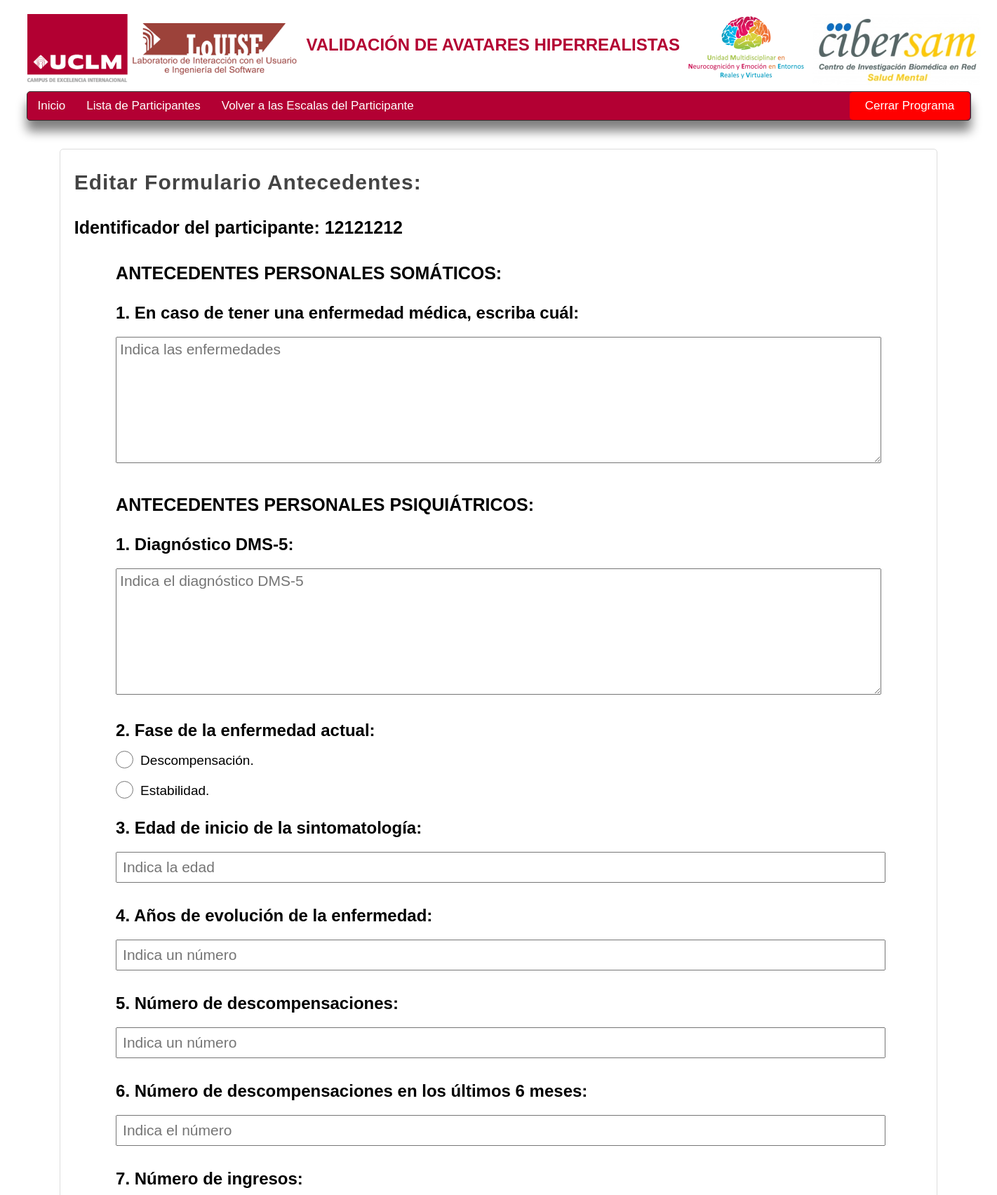
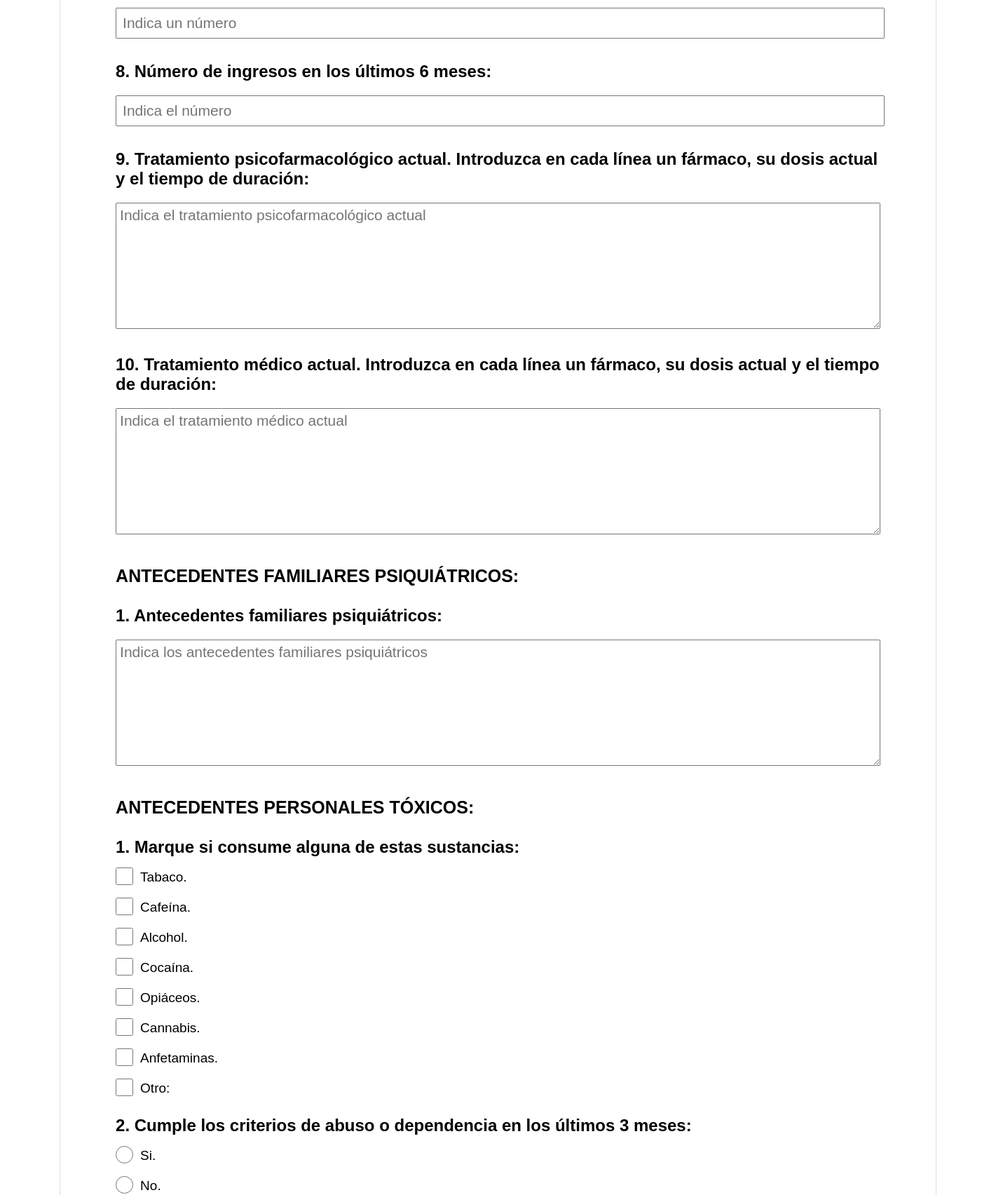
The page /formularioantecedentes/control/estable/3/12121212/28-06-2023 20:35:12/ (upper part) on the database its author committed (2 pictures, top to bottom).
### appcarasrealistas.py (models this page shows)
class Formularioantecedentes(db.Model):
    __bind_key__ = 'datosappcarasrealistas'
    idescala = db.Column(db.Integer, primary_key=True)
    idparticipante = db.Column(db.Text)
    nhcparticipante = db.Column(db.Text)
    tipoparticipante = db.Column(db.Text)
    estadoparticipante = db.Column(db.Text)
    estadoescala = db.Column(db.Text)
    fechacreacion = db.Column(db.Text)
    fechaultimamodificacion = db.Column(db.Text)
    antecedentespersonalessomaticos = db.Column(db.Text)
    diagnosticodms5 = db.Column(db.Text)
    faseenfermedadactual = db.Column(db.Text)
    edadiniciosintomatologia = db.Column(db.Text)
    anosevolucionenfermedad = db.Column(db.Text)
    numerodescompensaciones = db.Column(db.Text)
    numerodescompensaciones6meses = db.Column(db.Text)
    numeroingresos = db.Column(db.Text)
    numeroingresos6meses = db.Column(db.Text)
    tratamientopsicofarmacologico = db.Column(db.Text)
    tratamientopsicofarmacologico = db.Column(db.Text)
    tratamientomedicoactual = db.Column(db.Text)
    antecedentespersonalestoxicos1 = db.Column(db.Text)
    antecedentespersonalestoxicos8 = db.Column(db.Text)
    antecedentespersonalestoxicos2 = db.Column(db.Text)
    antecedentespersonalestoxicos3 = db.Column(db.Text)
    antecedentespersonalestoxicos4 = db.Column(db.Text)
    antecedentespersonalestoxicos5 = db.Column(db.Text)
    antecedentespersonalestoxicos6 = db.Column(db.Text)
    antecedentespersonalestoxicos7 = db.Column(db.Text)
    textoantecedentespersonalestoxicos = db.Column(db.Text)
    criteriosabuso = db.Column(db.Text)
    antecedentesfamiliarespsiquiatricos = db.Column(db.Text)

### appcarasrealistas.py (the view, shortened to what this page needs)
@appcarasrealistas.route("/formularioantecedentes/<string:tipoparticipante>/<string:estadoparticipante>/<int:idparticipante>/<string:nhcparticipante>/<string:fechacreacion>/", methods=["GET", "POST"])
def mostrarformularioantecedentes(tipoparticipante="", estadoparticipante="", idparticipante=None, nhcparticipante="", fechacreacion=""):
    if tipoparticipante == "control":
        if estadoparticipante =="estable":
            nombretablabd = Formularioantecedentes
        tipolayout = 'layoutescalascontrol.html'
    formulariosecundario = buscarfirstparticipante(nombretablabd, idparticipante, nhcparticipante, fechacreacion)
    if not formulariosecundario:
        formulariosecundario = crearparticipanteescala(nombretablabd, idparticipante, nhcparticipante, fechacreacion)
    return render_template("formularioantecedentes.html", tipolayout=tipolayout, tipoparticipante=tipoparticipante, idparticipante=idparticipante, nhcparticipante=nhcparticipante, formulariosecundario=formulariosecundario)

### appcarasrealistas.py (called while the page is built)
def buscarfirstparticipante(nombretablabd, idparticipante, nhcparticipante, fechacreacion):
    buscarfirst = nombretablabd.query.filter_by(fechacreacion = fechacreacion).filter_by(idparticipante = idparticipante).filter_by(nhcparticipante = nhcparticipante).first()
    return buscarfirst

### templates/formularioantecedentes.html (shortened to what this page needs)
{% extends tipolayout %}
{% block contenttitle %}
<div>
    {% if formulariosecundario.estadoparticipante == "estable" %}
        {% if formulariosecundario.estadoescala == "Sin rellenar" %}
            <h1 class="titulo2">Formulario Antecedentes:</h1>
        {% elif formulariosecundario.estadoescala == "En Proceso o Finalizada" %}
            <h1 class="titulo2">Editar Formulario Antecedentes:</h1>
        {% endif %}
    {% endif %}
    <br>
</div>
{% endblock %}
{% block contentform %}
<div>
    <h3>ANTECEDENTES PERSONALES SOMÁTICOS:</h3>
    <br>
    <div>
        <h4>1. En caso de tener una enfermedad médica, escriba cuál:</h4>
        <textarea id="antecedentespersonalessomaticos1" name="antecedentespersonalessomaticos" rows="7" placeholder="Indica las enfermedades">{{formulariosecundario.antecedentespersonalessomaticos}}</textarea>
    </div>
    <br>
</div>
<br>
<div>
    <h3>ANTECEDENTES PERSONALES PSIQUIÁTRICOS:</h3>
    <br>
    <div>
        <h4>1. Diagnóstico DMS-5:</h4>
        <textarea id="diagnosticodms51" name="diagnosticodms5" rows="7" placeholder="Indica el diagnóstico DMS-5">{{formulariosecundario.diagnosticodms5}}</textarea>
    </div>
    <br>
    <div>
        <h4>2. Fase de la enfermedad actual:</h4>
        <input type="radio" id="faseenfermedadactual1" name="faseenfermedadactual" value="Descompensación." {% if "Descompensación." == formulariosecundario.faseenfermedadactual %} checked {% endif %}>
        <label for="faseenfermedadactual1">Descompensación.</label>
        <br>
        <input type="radio" id="faseenfermedadactual2" name="faseenfermedadactual" value="Estabilidad." {% if "Estabilidad." == formulariosecundario.faseenfermedadactual %} checked {% endif %}>
        <label for="faseenfermedadactual2">Estabilidad.</label>
    </div>
    <br>
    <div>
        <h4>3. Edad de inicio de la sintomatología:</h4>
        <input type="number" id="edadiniciosintomatologia1" name="edadiniciosintomatologia" placeholder="Indica la edad" value="{{formulariosecundario.edadiniciosintomatologia}}">
    </div>
    <br>
    <div>
        <h4>4. Años de evolución de la enfermedad:</h4>
        <input type="number" id="anosevolucionenfermedad1" name="anosevolucionenfermedad" placeholder="Indica un número" value="{{formulariosecundario.anosevolucionenfermedad}}">
    </div>
    <br>
    <div>
        <h4>5. Número de descompensaciones:</h4>
        <input type="number" id="numerodescompensaciones1" name="numerodescompensaciones" placeholder="Indica un número" value="{{formulariosecundario.numerodescompensaciones}}">
    </div>
    <br>
    <div>
        <h4>6. Número de descompensaciones en los últimos 6 meses:</h4>
        <input type="number" id="numerodescompensaciones6meses1" name="numerodescompensaciones6meses" placeholder="Indica el número" value="{{formulariosecundario.numerodescompensaciones6meses}}">
    </div>
    <br>
    <div>
        <h4>7. Número de ingresos:</h4>
        <input type="number" id="numeroingresos1" name="numeroingresos" placeholder="Indica un número" value="{{formulariosecundario.numeroingresos}}">
    </div>
    <br>
    <div>
        <h4>8. Número de ingresos en los últimos 6 meses:</h4>
        <input type="number" id="numeroingresos6meses1" name="numeroingresos6meses" placeholder="Indica el número" value="{{formulariosecundario.numeroingresos6meses}}">
    </div>
    <br>
    <div>
        <h4>9. Tratamiento psicofarmacológico actual. Introduzca en cada línea un fármaco, su dosis actual y el tiempo de duración:</h4>
        <textarea id="tratamientopsicofarmacologico1" name="tratamientopsicofarmacologico" rows="7" placeholder="Indica el tratamiento psicofarmacológico actual">{{formulariosecundario.tratamientopsicofarmacologico}}</textarea>
    </div>
    <br>
    <div>
        <h4>10. Tratamiento médico actual. Introduzca en cada línea un fármaco, su dosis actual y el tiempo de duración:</h4>
        <textarea id="tratamientomedicoactual1" name="tratamientomedicoactual" rows="7" placeholder="Indica el tratamiento médico actual">{{formulariosecundario.tratamientomedicoactual}}</textarea>
    </div>
    <br>
</div>
<br>
<div>
    <h3>ANTECEDENTES FAMILIARES PSIQUIÁTRICOS:</h3>
    <br>
    <div>
        <h4>1. Antecedentes familiares psiquiátricos:</h4>
        <textarea id="antecedentesfamiliarespsiquiatricos1" name="antecedentesfamiliarespsiquiatricos" rows="7" placeholder="Indica los antecedentes familiares psiquiátricos">{{formulariosecundario.antecedentesfamiliarespsiquiatricos}}</textarea>
    </div>
    <br>
</div>
<br>
<div>
    <h3>ANTECEDENTES PERSONALES TÓXICOS:</h3>
    <br>
    <div>
        <h4>1. Marque si consume alguna de estas sustancias:</h4>
        <input type="checkbox" id="antecedentespersonalestoxicos1" name="antecedentespersonalestoxicos1" value="Tabaco." {% if "Tabaco." == formulariosecundario.antecedentespersonalestoxicos1 %} checked {% endif %}>
        <label for="antecedentespersonalestoxicos1">Tabaco.</label>
        <br>
        <input type="checkbox" id="antecedentespersonalestoxicos10" name="antecedentespersonalestoxicos8" value="Cafeína." {% if "Cafeína." == formulariosecundario.antecedentespersonalestoxicos8 %} checked {% endif %}>
        <label for="antecedentespersonalestoxicos10">Cafeína.</label>
        <br>
        <input type="checkbox" id="antecedentespersonalestoxicos2" name="antecedentespersonalestoxicos2" value="Alcohol." {% if "Alcohol." == formulariosecundario.antecedentespersonalestoxicos2 %} checked {% endif %}>
        <label for="antecedentespersonalestoxicos2">Alcohol.</label>
        <br>
        <input type="checkbox" id="antecedentespersonalestoxicos3" name="antecedentespersonalestoxicos3" value="Cocaína." {% if "Cocaína." == formulariosecundario.antecedentespersonalestoxicos3 %} checked {% endif %}>
        <label for="antecedentespersonalestoxicos3">Cocaína.</label>
        <br>
        <input type="checkbox" id="antecedentespersonalestoxicos4" name="antecedentespersonalestoxicos4" value="Opiáceos." {% if "Opiáceos." == formulariosecundario.antecedentespersonalestoxicos4 %} checked {% endif %}>
        <label for="antecedentespersonalestoxicos4">Opiáceos.</label>
        <br>
        <input type="checkbox" id="antecedentespersonalestoxicos5" name="antecedentespersonalestoxicos5" value="Cannabis." {% if "Cannabis." == formulariosecundario.antecedentespersonalestoxicos5 %} checked {% endif %}>
        <label for="antecedentespersonalestoxicos5">Cannabis.</label>
        <br>
        <input type="checkbox" id="antecedentespersonalestoxicos6" name="antecedentespersonalestoxicos6" value="Anfetaminas." {% if "Anfetaminas." == formulariosecundario.antecedentespersonalestoxicos6 %} checked {% endif %}>
        <label for="antecedentespersonalestoxicos6">Anfetaminas.</label>
        <br>
        <input type="checkbox" id="antecedentespersonalestoxicos7" name="antecedentespersonalestoxicos7" value="Otro:" {% if "Otro:" == formulariosecundario.antecedentespersonalestoxicos7 %} checked {% endif %}>
        <label for="antecedentespersonalestoxicos7">Otro:</label>
    </div>
    <br>
    <div>
        <h4>2. Cumple los criterios de abuso o dependencia en los últimos 3 meses:</h4>
        <input type="radio" id="criteriosabuso1" name="criteriosabuso" value="Si." {% if "Si." == formulariosecundario.criteriosabuso %} checked {% endif %}>
        <label for="criteriosabuso1">Si.</label>
        <br>
        <input type="radio" id="criteriosabuso2" name="criteriosabuso" value="No." {% if "No." == formulariosecundario.criteriosabuso %} checked {% endif %}>
        <label for="criteriosabuso2">No.</label>
    </div>
    <br>
</div>
<br>
{% endblock %}

### static/css/styles.css (style rules this page uses)
* { margin: 0px; padding: 0px; list-style: none; font-family: Arial; }
body { background-color: white; }
.box h3 { font-size: 25px; }
.box h4 { margin-top: 10px; margin-bottom: 15px; font-size: 24px; }
.box form label { display: inline-block; padding: 0px; padding-left: 10px; padding-right: 10px; padding-top: 3px; font-size: 19px; }
.box form input { display: inline-block; padding: 0px; padding-left: 5px; padding-right: 5px; font-size: 21px; }
.box form input[type=radio] { float: left; height: 25px; width: 25px; }
.box form label { margin-left: 25px; display: block; }
.box form input[type=checkbox] { float: left; height: 25px; width: 25px; }
.box form input[type="date"], .box form input[type="number"] { width: 1076.8px; padding: 8px; margin-bottom: 5px; margin-top: 5px; text-align: left; }
textarea { width: 1078.8px; margin-bottom: 5px; margin-top: 5px; padding: 5px; text-align: left; resize: vertical; overflow: auto; font-size: 21px; }
.titulo2 { color: #444444; letter-spacing: 1px; font-size: 30px; padding-bottom: 5px; margin-bottom: 10px; margin-top: 10px; }

### rows shown on the page
Formularioantecedentes: faseenfermedadactual "☐ Descompensación.", faseenfermedadactual "☐ Estabilidad.", criteriosabuso "☐ Si.", criteriosabuso "☐ No."

### other values the page prints
{{ nhcparticipante }} "12121212"
